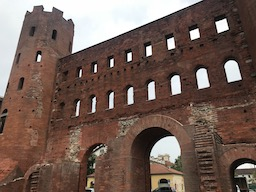
#> input picture questions/Question_41_50/thorino.jpg, 256 x 192 px, found by its file name
$ python Q45-HoughStep2.py   (older library calls are emulated)
#> lines starting #> are read from the running program, lines starting #| are printed output that depends on the picture; after the words box and inside, x2 and y2 are one past the last pixel; in counts of white or black regions, pixels touching at a corner belong together
# %% import
import cv2
from PIL import Image
import numpy as np

# %% load original image
img = Image.open("../../ImageProcessing100Wen/Question_41_50/thorino.jpg")
#> img is the input picture: PIL image 256x192 RGB; mean R, G, B 114.5, 94.3, 85.6
img_arr = np.array(img)
img_gs = cv2.cvtColor(img_arr, cv2.COLOR_RGB2GRAY)
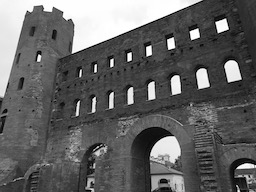
#> img_gs: shape (192, 256); min 0, max 255, mean 99.4
print(img_gs.shape)
#| (192, 256)

# %%
def Hough2(img, LT=30, HT=100):
#> called with LT = 30, HT = 100
    border = cv2.Canny(img, LT, HT)
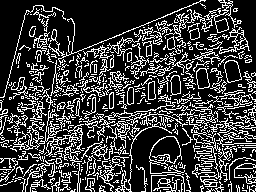
#> border: shape (192, 256); 23.8% white in thin lines or dots

	## Voting
    def voting(edge):
       H, W = edge.shape
#> H = 192; W = 256
       drho = 1
       dtheta = 1

       # get rho max length
       rho_max = np.ceil(np.sqrt(H ** 2 + W ** 2)).astype(np.int)
#> rho_max = 320

       # hough table
       hough = np.zeros((rho_max * 2, 180), dtype=np.int)

       # get index of edge
       ind = np.where(edge == 255)
#> ind = 11715 positions, rows 0 to 191, columns 0 to 255

       ## hough transformation
       for y, x in zip(ind[0], ind[1]):
               for theta in range(0, 180, dtheta):
                       # get polar coordinat4s
                       t = np.pi / 180 * theta
                       rho = int(x * np.cos(t) + y * np.sin(t))

                       # vote
                       hough[rho + rho_max, theta] += 1
#> this loop made 11715 passes
#> (y, x) on passes 1 to 3: (0, 200), (0, 201), (0, 202)
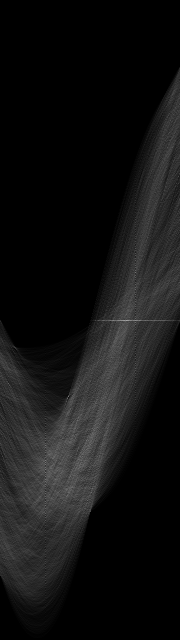
#> hough: shape (640, 180) int64; min 0, max 166, mean 18.3

       out = hough.astype(np.uint8)

       return out

    def non_maximum_suppression(hough):
       rho_max, _ = hough.shape
#> rho_max = 640

       ## non maximum suppression
       for y in range(rho_max):
           for x in range(180):
               # get 8 nearest neighbor
               x1 = max(x-1, 0)
               x2 = min(x+2, 180)
               y1 = max(y-1, 0)
               y2 = min(y+2, rho_max-1)
               if np.max(hough[y1:y2, x1:x2]) == hough[y,x] and hough[y, x] != 0:
                   pass
                   #hough[y,x] = 255
               else:
                   hough[y,x] = 0
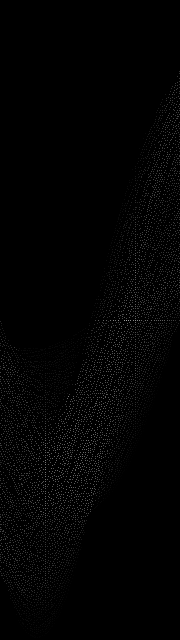
#> hough: shape (640, 180); min 0, max 166, mean 2.9

       # for hough visualization
       # get top-10 x index of hough table
       ind_x = np.argsort(hough.ravel())[::-1][:20]
#> ind_x = 20 values, max 86265 at index 19, min 49095 at index 15, mean 68125.4
       # get y index
       ind_y = ind_x.copy()
#> ind_y has the same summary as ind_x
       thetas = ind_x % 180
#> thetas = 20 values, max 139 at index 6, min 45 at index 10, mean 94.35
       rhos = ind_y // 180
#> rhos = 20 values, max 479 at index 19, min 272 at index 15, mean 377.9
       _hough = np.zeros_like(hough, dtype=np.int)
       _hough[rhos, thetas] = 255

       return _hough

	# voting
    out = voting(border)
    out = non_maximum_suppression(out)
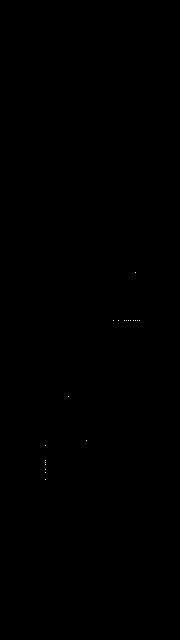
#> out: shape (640, 180) int64; 0.02% white in thin lines or dots, all inside (x1, y1, x2, y2) = (45, 272, 140, 480)

    return out

# %%
i = Hough2(img_gs)
# %%

$ run again, with questions/Question_41_50/imori.jpg copied over questions/Question_41_50/thorino.jpg
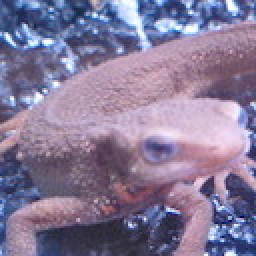
#> input picture questions/Question_41_50/imori.jpg, 128 x 128 px, found by its file name (shown 2 times larger)
#> img is the input picture: PIL image 128x128 RGB; mean R, G, B 134.1, 121.8, 152.8
#| (128, 128)
#> in Hough2, `border = cv2.Canny(img, LT, HT)`:
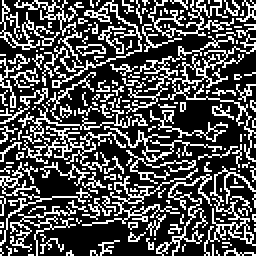
#> border: shape (128, 128) (shown 2 times larger); 30.7% white in thin lines or dots
#> ind = 5022 positions, rows 0 to 127, columns 0 to 127
#> the loop in voting, `for y, x in zip(ind[0], ind[1]):` made 5022 passes
#> (y, x) on passes 1 to 3: (0, 1), (0, 9), (0, 17)
#> after the loop in non_maximum_suppression, `for y in range(rho_max):`:
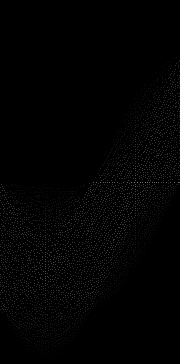
#> hough: shape (364, 180); min 0, max 137, mean 2.3
#> ind_x = 20 values, max 32939 at index 19, min 32853 at index 17, mean 32896.1
#> ind_y has the same summary as ind_x
#> thetas = 20 values, max 179 at index 19, min 93 at index 17, mean 136.1
#> rhos = 20 values from 182 to 182
